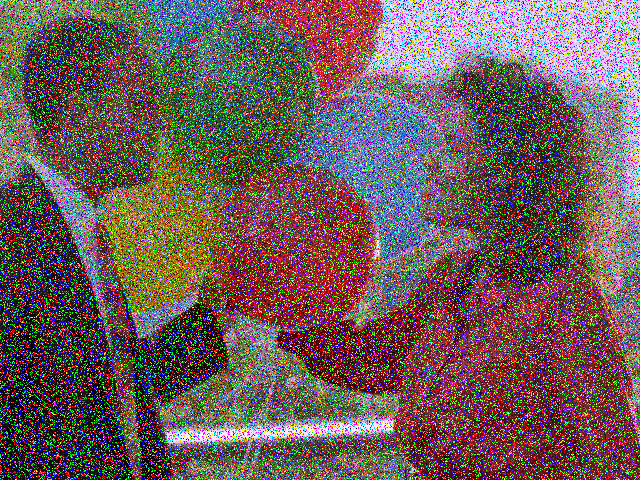
#> input picture Image_Manipulations/Denoising an Image/input.png, 640 x 480 px, given in place of input.jpeg, which was not available
$ python code.py
#> lines starting #> are read from the running program, lines starting #| are printed output that depends on the picture; pictures that were not available may be replaced by others from this repository, and a replacement may not be noted
import cv2
import numpy as np
from matplotlib import pyplot as plt

image = cv2.imread('input.jpeg')
#> image is the input picture: shape (480, 640, 3); mean B, G, R 89.9, 92, 109.1

row, col = 1, 2
fig, axs = plt.subplots(row, col, figsize=(15, 5))
fig.tight_layout()

axs[0].imshow(cv2.cvtColor(image, cv2.COLOR_BGR2GRAY))
axs[0].set_title('Original Image')

# Create our shapening kernel, we don't normalize since the
# the values in the matrix sum to 1
kernel_sharpening = np.array([[-1,-1,-1],
                              [-1,9,-1],
                              [-1,-1,-1]])

# applying different kernels to the input image
sharpened = cv2.filter2D(image, -1, kernel_sharpening)
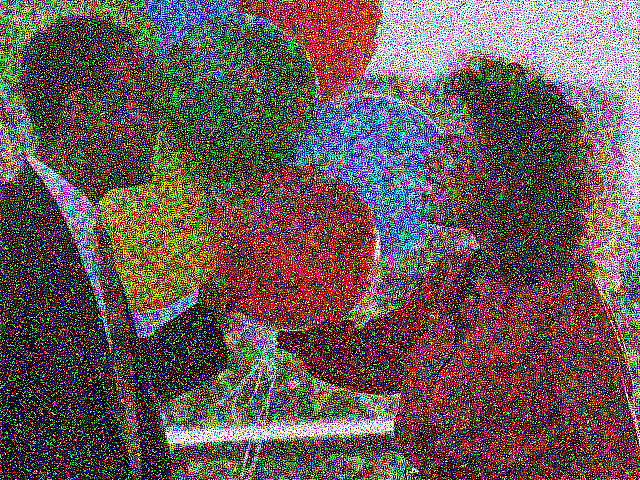
#> sharpened: shape (480, 640, 3); mean B, G, R 84.1, 86.6, 104

axs[1].imshow(cv2.cvtColor(sharpened, cv2.COLOR_BGR2RGB))
axs[1].set_title('Image Sharpening')
cv2.imwrite('sharpen_image.jpg', sharpened)

plt.show()
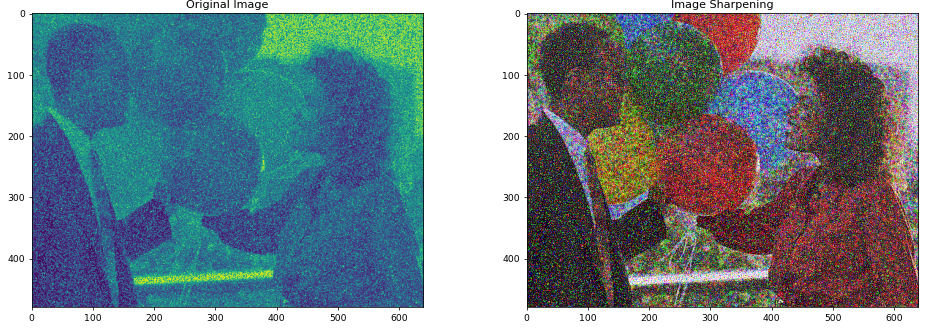
#> figure drawn by matplotlib, 2 panels

$ run again, with Image_Manipulations/Denoising an Image/io_image.jpg saved as Image_Manipulations/Denoising an Image/input.png
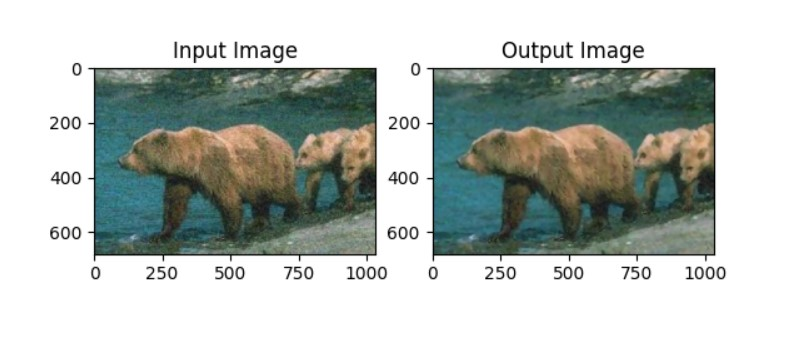
#> input picture Image_Manipulations/Denoising an Image/io_image.jpg, 785 x 338 px, given in place of input.jpeg, which was not available
#> image is the input picture: shape (338, 785, 3); mean B, G, R 184.4, 189.2, 182.7
#> `sharpened = cv2.filter2D(image, -1, kernel_sharpening)`:
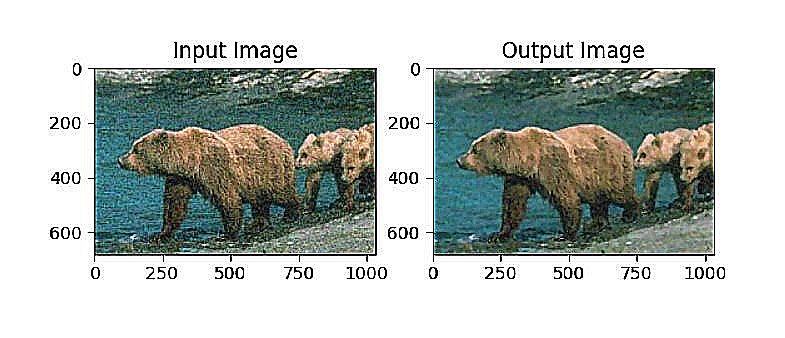
#> sharpened: shape (338, 785, 3); mean B, G, R 185, 189.6, 183.1
#> `plt.show()`:
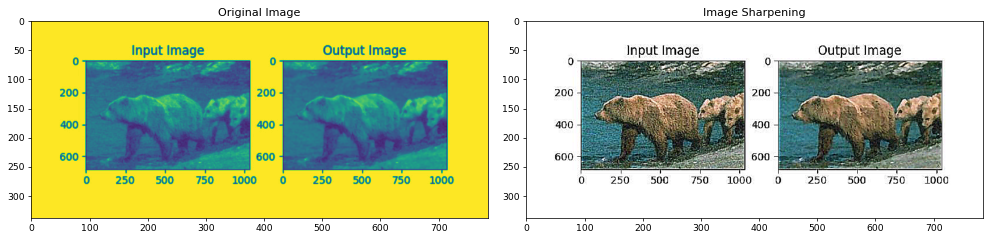
#> figure drawn by matplotlib, 2 panels
